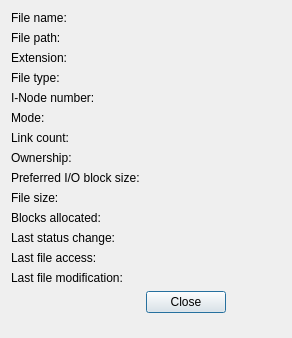
<?xml version="1.0" encoding="UTF-8"?>
<ui version="4.0">
 <class>FileStatDialog</class>
 <widget class="QDialog" name="FileStatDialog">
  <property name="geometry">
   <rect>
    <x>0</x>
    <y>0</y>
    <width>292</width>
    <height>338</height>
   </rect>
  </property>
  <property name="windowTitle">
   <string/>
  </property>
  <layout class="QFormLayout" name="formLayout">
   <property name="fieldGrowthPolicy">
    <enum>QFormLayout::AllNonFixedFieldsGrow</enum>
   </property>
   <item row="0" column="0">
    <widget class="QLabel" name="lblLblFilename">
     <property name="text">
      <string>File name:</string>
     </property>
    </widget>
   </item>
   <item row="0" column="1">
    <widget class="QLabel" name="lblFilename">
     <property name="text">
      <string/>
     </property>
    </widget>
   </item>
   <item row="1" column="0">
    <widget class="QLabel" name="lblLblFilePath">
     <property name="text">
      <string>File path:</string>
     </property>
    </widget>
   </item>
   <item row="1" column="1">
    <widget class="QLabel" name="lblFilePath">
     <property name="text">
      <string/>
     </property>
    </widget>
   </item>
   <item row="2" column="0">
    <widget class="QLabel" name="lblLblFileExtension">
     <property name="text">
      <string>Extension:</string>
     </property>
    </widget>
   </item>
   <item row="2" column="1">
    <widget class="QLabel" name="lblFileExtension">
     <property name="text">
      <string/>
     </property>
    </widget>
   </item>
   <item row="3" column="0">
    <widget class="QLabel" name="lblLblFileType">
     <property name="text">
      <string>File type:</string>
     </property>
    </widget>
   </item>
   <item row="3" column="1">
    <widget class="QLabel" name="lblFileType">
     <property name="text">
      <string/>
     </property>
    </widget>
   </item>
   <item row="4" column="0">
    <widget class="QLabel" name="lblLblInodeNumber">
     <property name="text">
      <string>I-Node number: </string>
     </property>
    </widget>
   </item>
   <item row="4" column="1">
    <widget class="QLabel" name="lblInodeNumber">
     <property name="text">
      <string/>
     </property>
    </widget>
   </item>
   <item row="5" column="0">
    <widget class="QLabel" name="lblLblMode">
     <property name="text">
      <string>Mode:</string>
     </property>
    </widget>
   </item>
   <item row="5" column="1">
    <widget class="QLabel" name="lblMode">
     <property name="text">
      <string/>
     </property>
    </widget>
   </item>
   <item row="6" column="0">
    <widget class="QLabel" name="lblLblLinkCount">
     <property name="text">
      <string>Link count:</string>
     </property>
    </widget>
   </item>
   <item row="7" column="0">
    <widget class="QLabel" name="lblLblOwnership">
     <property name="text">
      <string>Ownership:</string>
     </property>
    </widget>
   </item>
   <item row="7" column="1">
    <widget class="QLabel" name="lblOwnership">
     <property name="text">
      <string/>
     </property>
    </widget>
   </item>
   <item row="8" column="0">
    <widget class="QLabel" name="lblLblPreferredIOSize">
     <property name="text">
      <string>Preferred I/O block size:</string>
     </property>
    </widget>
   </item>
   <item row="8" column="1">
    <widget class="QLabel" name="lblPreferredIOSize">
     <property name="text">
      <string/>
     </property>
    </widget>
   </item>
   <item row="9" column="0">
    <widget class="QLabel" name="lblLblFileSize">
     <property name="text">
      <string>File size:</string>
     </property>
    </widget>
   </item>
   <item row="9" column="1">
    <widget class="QLabel" name="lblFileSize">
     <property name="text">
      <string/>
     </property>
    </widget>
   </item>
   <item row="10" column="0">
    <widget class="QLabel" name="lblLblBlocksAllocated">
     <property name="text">
      <string>Blocks allocated:</string>
     </property>
    </widget>
   </item>
   <item row="10" column="1">
    <widget class="QLabel" name="lblBlocksAllocated">
     <property name="text">
      <string/>
     </property>
    </widget>
   </item>
   <item row="11" column="0">
    <widget class="QLabel" name="lblLblLastStatus">
     <property name="text">
      <string>Last status change:</string>
     </property>
    </widget>
   </item>
   <item row="11" column="1">
    <widget class="QLabel" name="lblLastStatus">
     <property name="text">
      <string/>
     </property>
    </widget>
   </item>
   <item row="12" column="0">
    <widget class="QLabel" name="lblLblLastFileAccess">
     <property name="text">
      <string>Last file access:</string>
     </property>
    </widget>
   </item>
   <item row="12" column="1">
    <widget class="QLabel" name="lblLastFileAccess">
     <property name="text">
      <string/>
     </property>
    </widget>
   </item>
   <item row="13" column="1">
    <widget class="QLabel" name="lblLastFileModification">
     <property name="text">
      <string/>
     </property>
    </widget>
   </item>
   <item row="14" column="1">
    <widget class="QDialogButtonBox" name="bbxClose">
     <property name="orientation">
      <enum>Qt::Vertical</enum>
     </property>
     <property name="standardButtons">
      <set>QDialogButtonBox::Close</set>
     </property>
    </widget>
   </item>
   <item row="6" column="1">
    <widget class="QLabel" name="lblLinkCount">
     <property name="text">
      <string/>
     </property>
    </widget>
   </item>
   <item row="13" column="0">
    <widget class="QLabel" name="lblLblLastFileModification">
     <property name="text">
      <string>Last file modification:</string>
     </property>
    </widget>
   </item>
  </layout>
 </widget>
 <resources/>
 <connections>
  <connection>
   <sender>bbxClose</sender>
   <signal>accepted()</signal>
   <receiver>FileStatDialog</receiver>
   <slot>accept()</slot>
   <hints>
    <hint type="sourcelabel">
     <x>248</x>
     <y>254</y>
    </hint>
    <hint type="destinationlabel">
     <x>157</x>
     <y>274</y>
    </hint>
   </hints>
  </connection>
  <connection>
   <sender>bbxClose</sender>
   <signal>rejected()</signal>
   <receiver>FileStatDialog</receiver>
   <slot>reject()</slot>
   <hints>
    <hint type="sourcelabel">
     <x>316</x>
     <y>260</y>
    </hint>
    <hint type="destinationlabel">
     <x>286</x>
     <y>274</y>
    </hint>
   </hints>
  </connection>
 </connections>
</ui>
